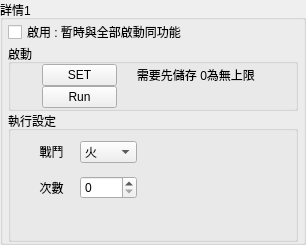
                  <widget class="QGroupBox" name="groupBox_2">
                   <property name="sizePolicy">
                    <sizepolicy hsizetype="Preferred" vsizetype="Preferred">
                     <horstretch>1</horstretch>
                     <verstretch>0</verstretch>
                    </sizepolicy>
                   </property>
                   <property name="title">
                    <string>詳情1</string>
                   </property>
                   <layout class="QGridLayout" name="gridLayout_4">
                    <property name="leftMargin">
                     <number>5</number>
                    </property>
                    <property name="topMargin">
                     <number>0</number>
                    </property>
                    <property name="rightMargin">
                     <number>5</number>
                    </property>
                    <property name="bottomMargin">
                     <number>0</number>
                    </property>
                    <property name="spacing">
                     <number>0</number>
                    </property>
                    <item row="1" column="0">
                     <widget class="QGroupBox" name="groupBox">
                      <property name="sizePolicy">
                       <sizepolicy hsizetype="Preferred" vsizetype="Preferred">
                        <horstretch>0</horstretch>
                        <verstretch>1</verstretch>
                       </sizepolicy>
                      </property>
                      <property name="title">
                       <string>啟動</string>
                      </property>
                      <layout class="QGridLayout" name="gridLayout_9">
                       <property name="leftMargin">
                        <number>0</number>
                       </property>
                       <property name="topMargin">
                        <number>0</number>
                       </property>
                       <property name="rightMargin">
                        <number>0</number>
                       </property>
                       <property name="bottomMargin">
                        <number>0</number>
                       </property>
                       <property name="spacing">
                        <number>0</number>
                       </property>
                       <item row="0" column="3">
                        <spacer name="horizontalSpacer">
                         <property name="orientation">
                          <enum>Qt::Horizontal</enum>
                         </property>
                         <property name="sizeHint" stdset="0">
                          <size>
                           <width>40</width>
                           <height>0</height>
                          </size>
                         </property>
                        </spacer>
                       </item>
                       <item row="0" column="2">
                        <widget class="QLabel" name="label_2">
                         <property name="sizePolicy">
                          <sizepolicy hsizetype="Expanding" vsizetype="Expanding">
                           <horstretch>8</horstretch>
                           <verstretch>0</verstretch>
                          </sizepolicy>
                         </property>
                         <property name="text">
                          <string>      需要先儲存 0為無上限</string>
                         </property>
                        </widget>
                       </item>
                       <item row="0" column="0">
                        <spacer name="horizontalSpacer_2">
                         <property name="orientation">
                          <enum>Qt::Horizontal</enum>
                         </property>
                         <property name="sizeType">
                          <enum>QSizePolicy::Expanding</enum>
                         </property>
                         <property name="sizeHint" stdset="0">
                          <size>
                           <width>31</width>
                           <height>0</height>
                          </size>
                         </property>
                        </spacer>
                       </item>
                       <item row="1" column="1">
                        <widget class="QPushButton" name="Screptrun_2">
                         <property name="sizePolicy">
                          <sizepolicy hsizetype="Expanding" vsizetype="Expanding">
                           <horstretch>1</horstretch>
                           <verstretch>0</verstretch>
                          </sizepolicy>
                         </property>
                         <property name="maximumSize">
                          <size>
                           <width>75</width>
                           <height>23</height>
                          </size>
                         </property>
                         <property name="cursor">
                          <cursorShape>PointingHandCursor</cursorShape>
                         </property>
                         <property name="text">
                          <string>Run</string>
                         </property>
                        </widget>
                       </item>
                       <item row="0" column="1">
                        <widget class="QPushButton" name="SetButton_2">
                         <property name="sizePolicy">
                          <sizepolicy hsizetype="Expanding" vsizetype="Expanding">
                           <horstretch>1</horstretch>
                           <verstretch>0</verstretch>
                          </sizepolicy>
                         </property>
                         <property name="maximumSize">
                          <size>
                           <width>75</width>
                           <height>23</height>
                          </size>
                         </property>
                         <property name="cursor">
                          <cursorShape>PointingHandCursor</cursorShape>
                         </property>
                         <property name="text">
                          <string>SET</string>
                         </property>
                        </widget>
                       </item>
                      </layout>
                     </widget>
                    </item>
                    <item row="2" column="0">
                     <widget class="QGroupBox" name="groupBox_5">
                      <property name="sizePolicy">
                       <sizepolicy hsizetype="Preferred" vsizetype="Preferred">
                        <horstretch>0</horstretch>
                        <verstretch>10</verstretch>
                       </sizepolicy>
                      </property>
                      <property name="sizeIncrement">
                       <size>
                        <width>0</width>
                        <height>0</height>
                       </size>
                      </property>
                      <property name="title">
                       <string>執行設定</string>
                      </property>
                      <layout class="QGridLayout" name="gridLayout_6" rowstretch="0,0,0,0,0">
                       <property name="leftMargin">
                        <number>0</number>
                       </property>
                       <property name="topMargin">
                        <number>0</number>
                       </property>
                       <property name="rightMargin">
                        <number>0</number>
                       </property>
                       <property name="bottomMargin">
                        <number>0</number>
                       </property>
                       <property name="spacing">
                        <number>0</number>
                       </property>
                       <item row="1" column="3">
                        <spacer name="horizontalSpacer_3">
                         <property name="orientation">
                          <enum>Qt::Horizontal</enum>
                         </property>
                         <property name="sizeHint" stdset="0">
                          <size>
                           <width>41</width>
                           <height>20</height>
                          </size>
                         </property>
                        </spacer>
                       </item>
                       <item row="0" column="1">
                        <spacer name="verticalSpacer_4">
                         <property name="orientation">
                          <enum>Qt::Vertical</enum>
                         </property>
                         <property name="sizeType">
                          <enum>QSizePolicy::Preferred</enum>
                         </property>
                         <property name="sizeHint" stdset="0">
                          <size>
                           <width>0</width>
                           <height>10</height>
                          </size>
                         </property>
                        </spacer>
                       </item>
                       <item row="1" column="0">
                        <spacer name="horizontalSpacer_5">
                         <property name="orientation">
                          <enum>Qt::Horizontal</enum>
                         </property>
                         <property name="sizeType">
                          <enum>QSizePolicy::Preferred</enum>
                         </property>
                         <property name="sizeHint" stdset="0">
                          <size>
                           <width>12</width>
                           <height>0</height>
                          </size>
                         </property>
                        </spacer>
                       </item>
                       <item row="2" column="1">
                        <spacer name="verticalSpacer_5">
                         <property name="orientation">
                          <enum>Qt::Vertical</enum>
                         </property>
                         <property name="sizeType">
                          <enum>QSizePolicy::Fixed</enum>
                         </property>
                         <property name="sizeHint" stdset="0">
                          <size>
                           <width>20</width>
                           <height>13</height>
                          </size>
                         </property>
                        </spacer>
                       </item>
                       <item row="1" column="1">
                        <widget class="QLabel" name="label_4">
                         <property name="sizePolicy">
                          <sizepolicy hsizetype="MinimumExpanding" vsizetype="Fixed">
                           <horstretch>1</horstretch>
                           <verstretch>0</verstretch>
                          </sizepolicy>
                         </property>
                         <property name="minimumSize">
                          <size>
                           <width>0</width>
                           <height>0</height>
                          </size>
                         </property>
                         <property name="maximumSize">
                          <size>
                           <width>57</width>
                           <height>40</height>
                          </size>
                         </property>
                         <property name="text">
                          <string>戰鬥</string>
                         </property>
                         <property name="alignment">
                          <set>Qt::AlignCenter</set>
                         </property>
                        </widget>
                       </item>
                       <item row="3" column="2">
                        <widget class="QSpinBox" name="Times_spinBox_2">
                         <property name="sizePolicy">
                          <sizepolicy hsizetype="Fixed" vsizetype="Fixed">
                           <horstretch>0</horstretch>
                           <verstretch>0</verstretch>
                          </sizepolicy>
                         </property>
                         <property name="maximumSize">
                          <size>
                           <width>64</width>
                           <height>25</height>
                          </size>
                         </property>
                         <property name="maximum">
                          <number>999</number>
                         </property>
                        </widget>
                       </item>
                       <item row="4" column="1">
                        <spacer name="verticalSpacer_3">
                         <property name="orientation">
                          <enum>Qt::Vertical</enum>
                         </property>
                         <property name="sizeHint" stdset="0">
                          <size>
                           <width>20</width>
                           <height>40</height>
                          </size>
                         </property>
                        </spacer>
                       </item>
                       <item row="3" column="1">
                        <widget class="QLabel" name="label_5">
                         <property name="sizePolicy">
                          <sizepolicy hsizetype="Ignored" vsizetype="Fixed">
                           <horstretch>1</horstretch>
                           <verstretch>1</verstretch>
                          </sizepolicy>
                         </property>
                         <property name="maximumSize">
                          <size>
                           <width>70</width>
                           <height>40</height>
                          </size>
                         </property>
                         <property name="text">
                          <string>次數</string>
                         </property>
                         <property name="alignment">
                          <set>Qt::AlignCenter</set>
                         </property>
                        </widget>
                       </item>
                       <item row="1" column="2">
                        <widget class="QComboBox" name="FightcomboBox_2">
                         <property name="sizePolicy">
                          <sizepolicy hsizetype="MinimumExpanding" vsizetype="Minimum">
                           <horstretch>0</horstretch>
                           <verstretch>1</verstretch>
                          </sizepolicy>
                         </property>
                         <property name="minimumSize">
                          <size>
                           <width>0</width>
                           <height>0</height>
                          </size>
                         </property>
                         <property name="maximumSize">
                          <size>
                           <width>57</width>
                           <height>25</height>
                          </size>
                         </property>
                         <item>
                          <property name="text">
                           <string>火</string>
                          </property>
                         </item>
                         <item>
                          <property name="text">
                           <string>水</string>
                          </property>
                         </item>
                         <item>
                          <property name="text">
                           <string>風</string>
                          </property>
                         </item>
                         <item>
                          <property name="text">
                           <string>土</string>
                          </property>
                         </item>
                         <item>
                          <property name="text">
                           <string>光</string>
                          </property>
                         </item>
                         <item>
                          <property name="text">
                           <string>暗</string>
                          </property>
                         </item>
                        </widget>
                       </item>
                      </layout>
                     </widget>
                    </item>
                    <item row="0" column="0">
                     <widget class="QCheckBox" name="checkBox">
                      <property name="sizePolicy">
                       <sizepolicy hsizetype="Minimum" vsizetype="Minimum">
                        <horstretch>8</horstretch>
                        <verstretch>1</verstretch>
                       </sizepolicy>
                      </property>
                      <property name="text">
                       <string>啟用 : 暫時與全部啟動同功能</string>
                      </property>
                     </widget>
                    </item>
                   </layout>
                  </widget>
